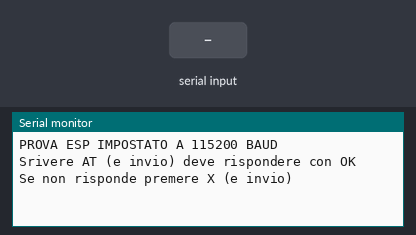
This sketch was run on a simulated Arduino Uno, built with avr-gcc and run on an emulated ATmega328P. On the bench: the last lines printed to the serial monitor. Inputs (shaded band) come from the test bench.

Above: at 1.2 s.
1.3 s: "X" received over the second serial link
At 2.4 s:
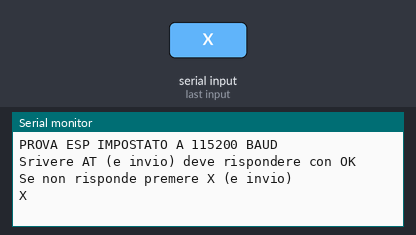
2.8 s: "1" received over the second serial link
At 3.6 s:
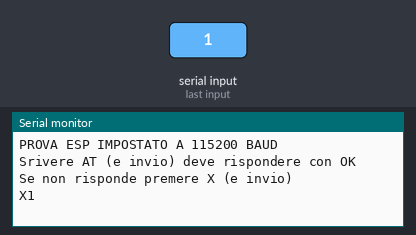
4.3 s: "X" received over Serial
At 5.2 s:
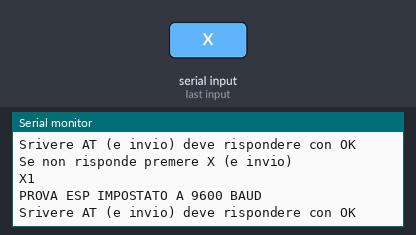

The sketch:

sketch_may10a.ino
```cpp
#include <SoftwareSerial.h>

SoftwareSerial Esp_serial(1, 2); // RX, TX

void setup(){

Esp_serial.begin(115200);

Serial.begin(115200); //Impostazioni della porta per il serial monitor

Serial.println();

Serial.println("PROVA ESP IMPOSTATO A 115200 BAUD");

Serial.println("Srivere AT (e invio) deve rispondere con OK");

Serial.println("Se non risponde premere X (e invio)");

Serial.println();

}

void loop() {

if (Esp_serial.available()) {

while (Esp_serial.available())  {

char c = Esp_serial.read();

Serial.write((char)c);

}

}

if (Serial.available()) {

delay(10);

char c = Serial.read();

if (c == 'X') {

Esp_serial.begin(9600);

Serial.println();

Serial.println("PROVA ESP IMPOSTATO A 9600 BAUD");

Serial.println("Srivere AT (e invio) deve rispondere con OK");

Serial.println();

c = Serial.read(); c = Serial.read();

}

else {

Esp_serial.print((char)c);

}

}

}
```

Measured:
- after the input at 1.3 s, the serial monitor: prints a new line at once (image 1)
- after the input at 2.8 s, the serial monitor: prints a new line at once (image 2)
- after the input at 4.3 s, the serial monitor: prints a new line at once (image 3)
